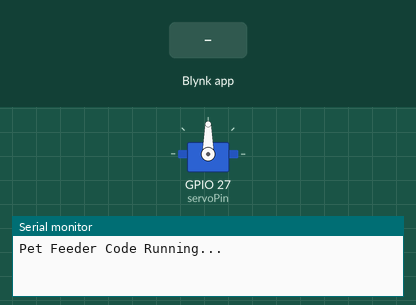
Simulated run of this sketch. Board: ESP32. Parts: servo, the last lines printed to the serial monitor. Inputs (shaded band) come from the test bench. WiFi joins after 1.5 s; servers stay silent unless stated.

Above: at 3.0 s.
3.1 s: Blynk app writes 1 to V0
At 4.4 s:
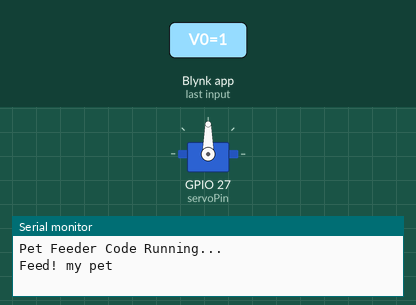
At 9.0 s:
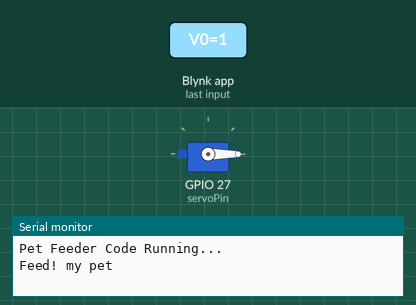
Timing chart, 0 to 10.5 s (numbered marks = the images above; inputs shaded):
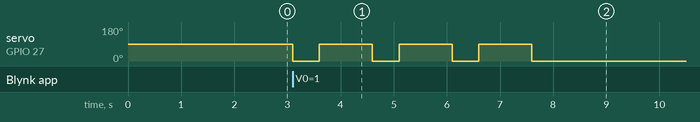

Measured:
- after the input at 3.1 s, servo on GPIO 27 (servoPin): alternates 90° for 1.0 s and 0° for 0.50 s, 7 changes in all, then stays 0°, starting at once

The sketch:

Automatic_pet_feeding.ino
```cpp
// Blynk Template and Auth Details
#define BLYNK_TEMPLATE_ID "TMPL34tWTqG4R"
#define BLYNK_TEMPLATE_NAME "esp32 pet feeder"
#define BLYNK_AUTH_TOKEN "iFPvi_ws_CJmRrZaFRNeLgiUdw5xtIlS"

#include <WiFi.h>
#include <WiFiClient.h>
#include <BlynkSimpleEsp32.h>
#include <ESP32Servo.h>

Servo servo1;

const int servoPin = 27;  // Define the pin for the servo motor

// Your WiFi credentials
char ssid[] = "Hotspot";
char pass[] = "password";

BLYNK_WRITE(V0)
{
    int s0 = param.asInt();
    if (s0 == 1) {
        Serial.println("Feed! my pet");
        for (int i = 0; i < 3; i++) {
            servo1.write(0);   // Move servo to 0 degrees
            delay(500);
            servo1.write(90);  // Move servo to 90 degrees
            delay(1000);
        }
        servo1.write(0);  // Reset the servo to 0 degrees
        delay(500);
    }
}

void setup()
{
    Serial.begin(115200);  // Start serial communication
    Serial.println("Pet Feeder Code Running...");  // Message to indicate the code is running

    // Initialize Blynk with Auth Token, WiFi SSID, and Password
    Blynk.begin(BLYNK_AUTH_TOKEN, ssid, pass);

    servo1.attach(servoPin);  // Attach the servo to the specified pin
}

void loop()
{
    Blynk.run();  // This keeps the Blynk connection alive
}
```
